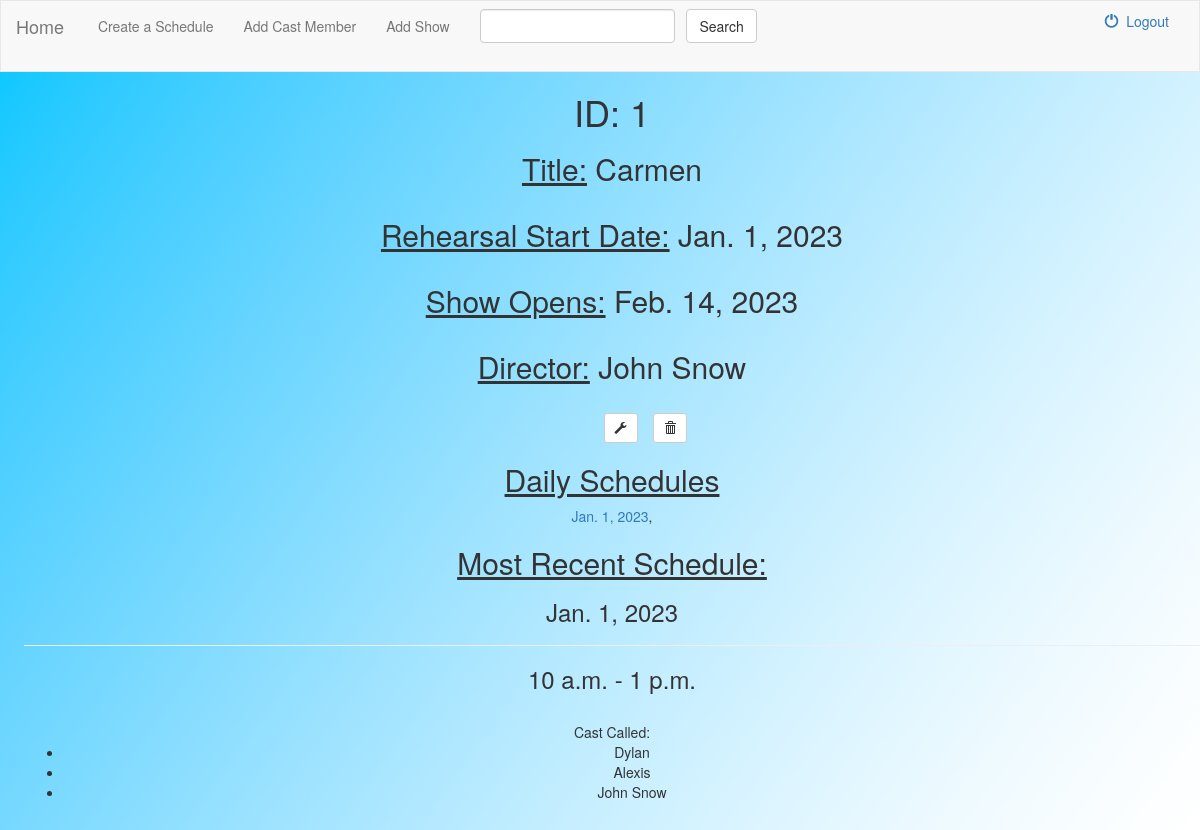
/getdata/showinfo/1/, run on an earlier commit of the app's database.
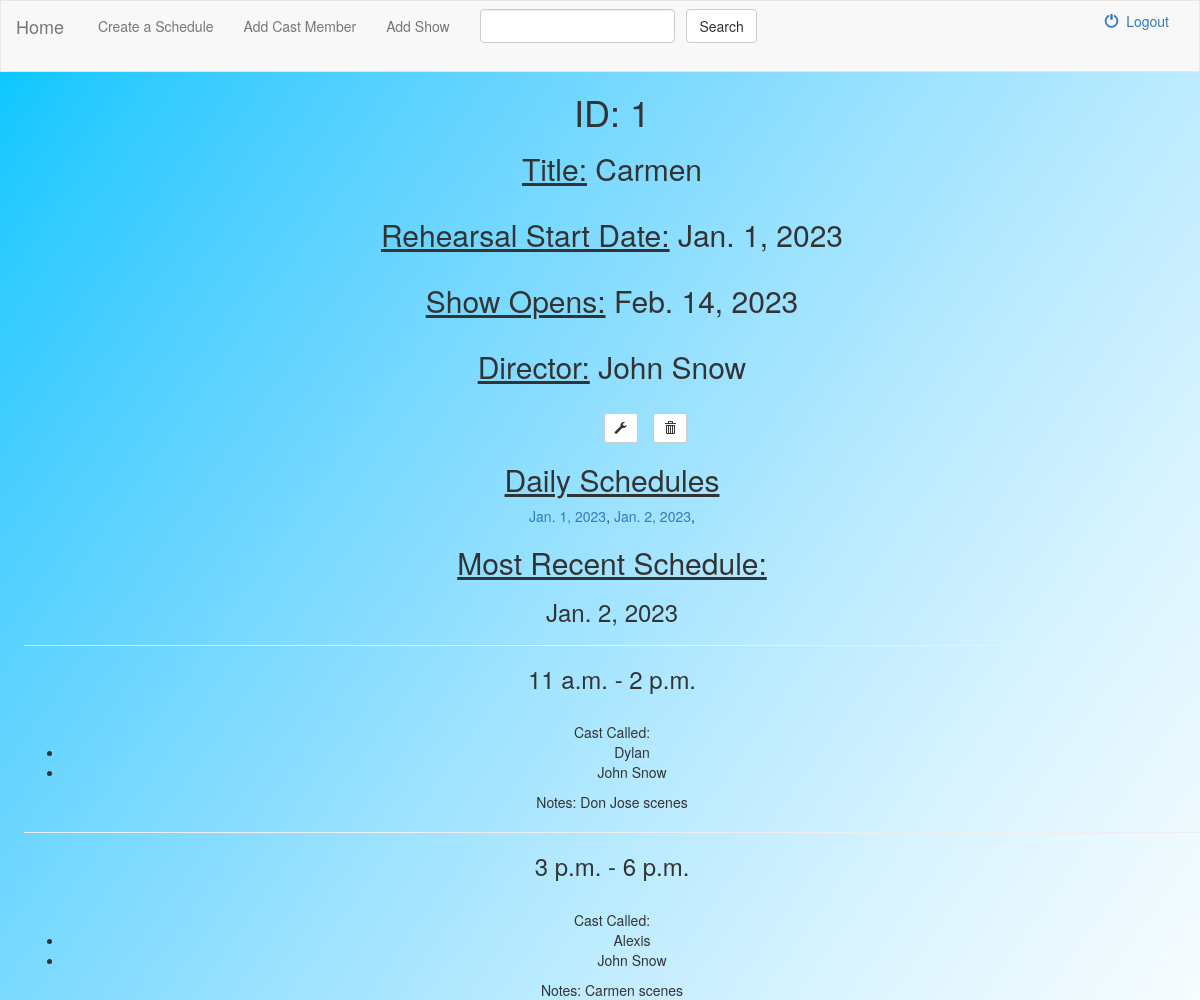
And on a later commit of the database.
### getdata/models.py (models this page shows, shortened)
class CallTime(models.Model):
    show_id_id = models.ForeignKey(Shows, on_delete=models.CASCADE)
    date = models.DateField(null=False)
    start_time = models.TimeField(null=False)
    end_time = models.TimeField(null=False)
    performers = models.ManyToManyField(Performers)
    notes = models.TextField(null=True, blank=True)

class Shows(models.Model):
    title = models.CharField(max_length=128, unique=True, null=False)
    rehearsal_start = models.DateField(null=False)
    show_open = models.DateField(null=False)
    director_id = models.ForeignKey(Performers, on_delete=models.SET_DEFAULT, default="")

class Performers(models.Model):
    name = models.CharField(max_length=128, unique=True, null=False)
    email = models.CharField(max_length=128, unique=True, null=False)
    phone = models.CharField(max_length=10, unique=True, null=False)

### getdata/views.py (the view)
# urls.py: re_path(r'^showinfo/(?P<pk>[0-9]+)/$', views.ShowInfoView.as_view(), name='showinfo'),
class ShowInfoView(generic.DetailView):
    model = Shows
    template_name = 'showinfo.html'

### getdata/templates/showinfo.html (shortened to what this page needs)
{% extends 'base.html' %}
{% block body %}
<h1>ID: {{ object.id }}</h1>
<h2>
    <u>Title:</u> {{ object.title }} <br><br>
    <u>Rehearsal Start Date:</u> {{ object.rehearsal_start }} <br><br>
<u>Show Opens:</u> {{ object.show_open }}<br><br>
<u>Director:</u> {{ object.director_id.name }}
</h2>
<br>
<form style="display: inline; margin-left: 5%;" action="{% url 'getdata:show-update' object.id %}">
    <button type="submit" class="btn btn-default btn-sm">
        <span class="glyphicon glyphicon-wrench"></span>
    </button>&nbsp;
</form>&nbsp;
<form style="display: inline" action="{% url 'getdata:show-delete' object.id %}">
    <button type="submit" class="btn btn-default btn-sm">
        <span class="glyphicon glyphicon-trash"></span>
    </button>
</form>
{% if object.calltime_set.all.count > 0 %}
<h2><u>Daily Schedules</u></h2>
{% for date in object.calltime_set.all %}
{% ifchanged date.date %}
<a href="{% url 'getdata:callinfo' date.id %}">{{ date.date }}</a>,
{% endifchanged %}
{% endfor %}
<h2><u>Most Recent Schedule:</u></h2>
<h3>{{ object.calltime_set.all.last.date }}</h3>
{% for call in object.calltime_set.all %}
{% if call.date == object.calltime_set.all.last.date %}
<hr>
<h3>{{ call.start_time }} - {{ call.end_time }}</h3><br>
Cast Called: <ul>{% for p in call.performers.all %} <li>{{ p.name }}</li>{% endfor %}</ul>
{% if call.notes %}Notes: {{ call.notes }}{% endif %}
{% endif %}
{% endfor %}
{% endif %}
<br>
{% endblock %}

What changed in the data, as far as the page shows it:
no longer on one of the page's lists (row unchanged): CallTime: start_time "10 a.m.", end_time "1 p.m."
computed for Shows "Carmen": calltime_set.all.last "Jan. 1, 2023" → "Jan. 2, 2023"
computed for CallTime "Jan. 1, 2023": loses Performers (name "Dylan"); loses Performers (name "Alexis"); loses Performers (name "John Snow")
added CallTime: date "Jan. 2, 2023", start_time "11 a.m.", end_time "2 p.m.", notes "Don Jose scenes", Performers (name "Dylan"), Performers (name "John Snow")
added CallTime: start_time "3 p.m.", end_time "6 p.m.", notes "Carmen scenes", Performers (name "Alexis"), Performers (name "John Snow"), shown under "Jan. 2, 2023"
